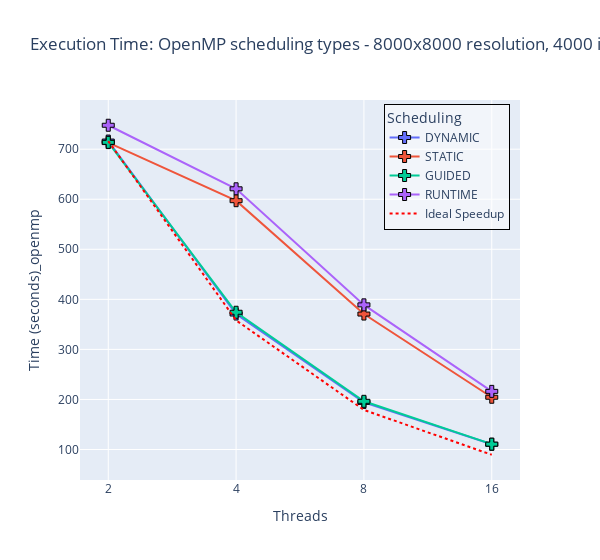

Notebook code for this chart:
### Markdown cell above
In order to select the bestsolution on some basis we limit the number of iterations to 4000 and resolution to 8000 since this is the most computationally expensive solution. We will run the code on the given input and measure the time taken by the code to execute. The code which takes the least time will be selected

### Code cell
# Combine all DataFrames
types_of_scheduling_openmp = ["DYNAMIC", "STATIC", "GUIDED", "RUNTIME"]

# 1. Filter for OpenMP implementation
df_openmp_temp = df_openmp[['Threads', 'Resolution', 'Iterations', 'Time (seconds)', 'Scheduling']].copy()
df_openmp_temp = df_openmp_temp[df_openmp_temp['Threads'] != 1]
#Convert Resolution and Iterations as string
df_openmp_temp['Resolution'] = df_openmp_temp['Resolution'].astype(str)
df_openmp_temp['Iterations'] = df_openmp_temp['Iterations'].astype(str)

# Convert Resolution and Iterations in df_seq_temp to string
df_seq_temp['Resolution'] = df_seq_temp['Resolution'].astype(str)
df_seq_temp['Iterations'] = df_seq_temp['Iterations'].astype(str)

# Divide the dataframe into 4 based on the type of scheduling
df_openmp_dict = {}
for i in types_of_scheduling_openmp:
    df_openmp_dict[i] = df_openmp_temp[df_openmp_temp['Scheduling'] == i].copy()
#  Calculate the speedup for every iteration and resulution value
# Iterate through each scheduling type
for sched in types_of_scheduling_openmp:
    # Merge OpenMP dataframe with sequential dataframe on Resolution and Iterations
    merged_df = pd.merge(
        df_openmp_dict[sched],
        df_seq_temp[['Resolution', 'Iterations', 'Time (seconds)']],
        on=['Resolution', 'Iterations'],
        suffixes=('_openmp', '_seq')
    , how="inner", validate="many_to_many")
    
    # Calculate Speedup
    merged_df['Speedup'] = merged_df['Time (seconds)_seq'] / merged_df['Time (seconds)_openmp']
    
    # Calculate Efficiency
    merged_df['Efficiency'] = merged_df['Speedup'] / merged_df['Threads']
    
    # Update the dictionary with the new dataframe
    df_openmp_dict[sched] = merged_df

#Joining all openmp dataframes
df_openmp_all = pd.concat(df_openmp_dict.values(), ignore_index=True)
# Remove all records of resolution different than 8000 and iterations different than 4000
df_openmp_all_max_res_iter = df_openmp_all[(df_openmp_all['Resolution'] == '8000') & (df_openmp_all['Iterations'] == '4000')]

# 5. Create the line plot with enhanced structure
fig = px.line(
    df_openmp_all_max_res_iter,
    x='Threads',
    y='Time (seconds)_openmp',
    color='Scheduling',
    markers=True,
    title='Execution Time: OpenMP scheduling types - 8000x8000 resolution, 4000 iterations',
    labels={
        'Iterations': 'Number of Iterations',
        'Time (seconds)': 'Execution Time (seconds)',
        'Implementation': 'Implementation'
    },
        width=600
    
)

# Set x-axis to display only the actual thread values
fig.update_xaxes(type='category')

# Change marker symbols to crosses and increase size for better visibility
fig.update_traces(marker=dict(symbol='cross', size=10, line=dict(width=1, color='Black')))
fig.update_layout(
    legend=dict(
        x=0.69,
        y=0.99,
        bgcolor='rgba(255,255,255,0.5)',
        bordercolor='Black',
        borderwidth=1
    )
)
# Define ideal speedup based on threads
ideal_threads = [2, 4, 8, 16]
base_time = df_openmp_all_max_res_iter[df_openmp_all_max_res_iter['Threads'] == 2]['Time (seconds)_openmp'].values[0]
ideal_times = [base_time / (t / 2) for t in ideal_threads]

# Add ideal speedup line
fig.add_trace(
    go.Scatter(
        x=ideal_threads,
        y=ideal_times,
        mode='lines+markers',
        name='Ideal Speedup',
        line=dict(dash='dot', color='Red'),
        marker=dict(symbol='cross-thin', size=10)
    )
)
fig.show()

best_openmp_speedup = df_openmp_all_max_res_iter[df_openmp_all_max_res_iter["Time (seconds)_openmp"] == min(df_openmp_all_max_res_iter["Time (seconds)_openmp"])]

print(f"The best time exectuion is for: {best_openmp_speedup["Scheduling"].values} at {best_openmp_speedup["Time (seconds)_openmp"].values} therefore it will be used for calculating speedup")

### Figure 1 — Plotly figure (JSON) as saved in the notebook; plotly's stock layout.template omitted (floating-point values rounded to 4 significant figures)
{"data": [{"hovertemplate": "Scheduling=DYNAMIC<br>Threads=%{x}<br>Time (seconds)_openmp=%{y}<extra></extra>", "legendgroup": "DYNAMIC", "line": {"color": "#636efa", "dash": "solid"}, "marker": {"line": {"color": "Black", "width": 1}, "size": 10, "symbol": "cross"}, "mode": "lines+markers", "name": "DYNAMIC", "orientation": "v", "showlegend": true, "type": "scatter", "x": [2, 4, 8, 16], "xaxis": "x", "y": [716.3, 370.7, 194.1, 110.4], "yaxis": "y"}, {"hovertemplate": "Scheduling=STATIC<br>Threads=%{x}<br>Time (seconds)_openmp=%{y}<extra></extra>", "legendgroup": "STATIC", "line": {"color": "#EF553B", "dash": "solid"}, "marker": {"line": {"color": "Black", "width": 1}, "size": 10, "symbol": "cross"}, "mode": "lines+markers", "name": "STATIC", "orientation": "v", "showlegend": true, "type": "scatter", "x": [2, 4, 8, 16], "xaxis": "x", "y": [713.2, 597.1, 370.6, 204.4], "yaxis": "y"}, {"hovertemplate": "Scheduling=GUIDED<br>Threads=%{x}<br>Time (seconds)_openmp=%{y}<extra></extra>", "legendgroup": "GUIDED", "line": {"color": "#00cc96", "dash": "solid"}, "marker": {"line": {"color": "Black", "width": 1}, "size": 10, "symbol": "cross"}, "mode": "lines+markers", "name": "GUIDED", "orientation": "v", "showlegend": true, "type": "scatter", "x": [2, 4, 8, 16], "xaxis": "x", "y": [713.7, 374.2, 196.3, 110.7], "yaxis": "y"}, {"hovertemplate": "Scheduling=RUNTIME<br>Threads=%{x}<br>Time (seconds)_openmp=%{y}<extra></extra>", "legendgroup": "RUNTIME", "line": {"color": "#ab63fa", "dash": "solid"}, "marker": {"line": {"color": "Black", "width": 1}, "size": 10, "symbol": "cross"}, "mode": "lines+markers", "name": "RUNTIME", "orientation": "v", "showlegend": true, "type": "scatter", "x": [2, 4, 8, 16], "xaxis": "x", "y": [747.8, 620.8, 389.0, 216.2], "yaxis": "y"}, {"line": {"color": "Red", "dash": "dot"}, "marker": {"size": 10, "symbol": "cross-thin"}, "mode": "lines+markers", "name": "Ideal Speedup", "type": "scatter", "x": [2, 4, 8, 16], "y": [716.3, 358.1, 179.1, 89.53]}], "layout": {"legend": {"bgcolor": "rgba(255,255,255,0.5)", "bordercolor": "Black", "borderwidth": 1, "title": {"text": "Scheduling"}, "tracegroupgap": 0, "x": 0.69, "y": 0.99}, "title": {"text": "Execution Time: OpenMP scheduling types - 8000x8000 resolution, 4000 iterations"}, "width": 600, "xaxis": {"anchor": "y", "domain": [0, 1], "title": {"text": "Threads"}, "type": "category"}, "yaxis": {"anchor": "x", "domain": [0, 1], "title": {"text": "Time (seconds)_openmp"}}}}
